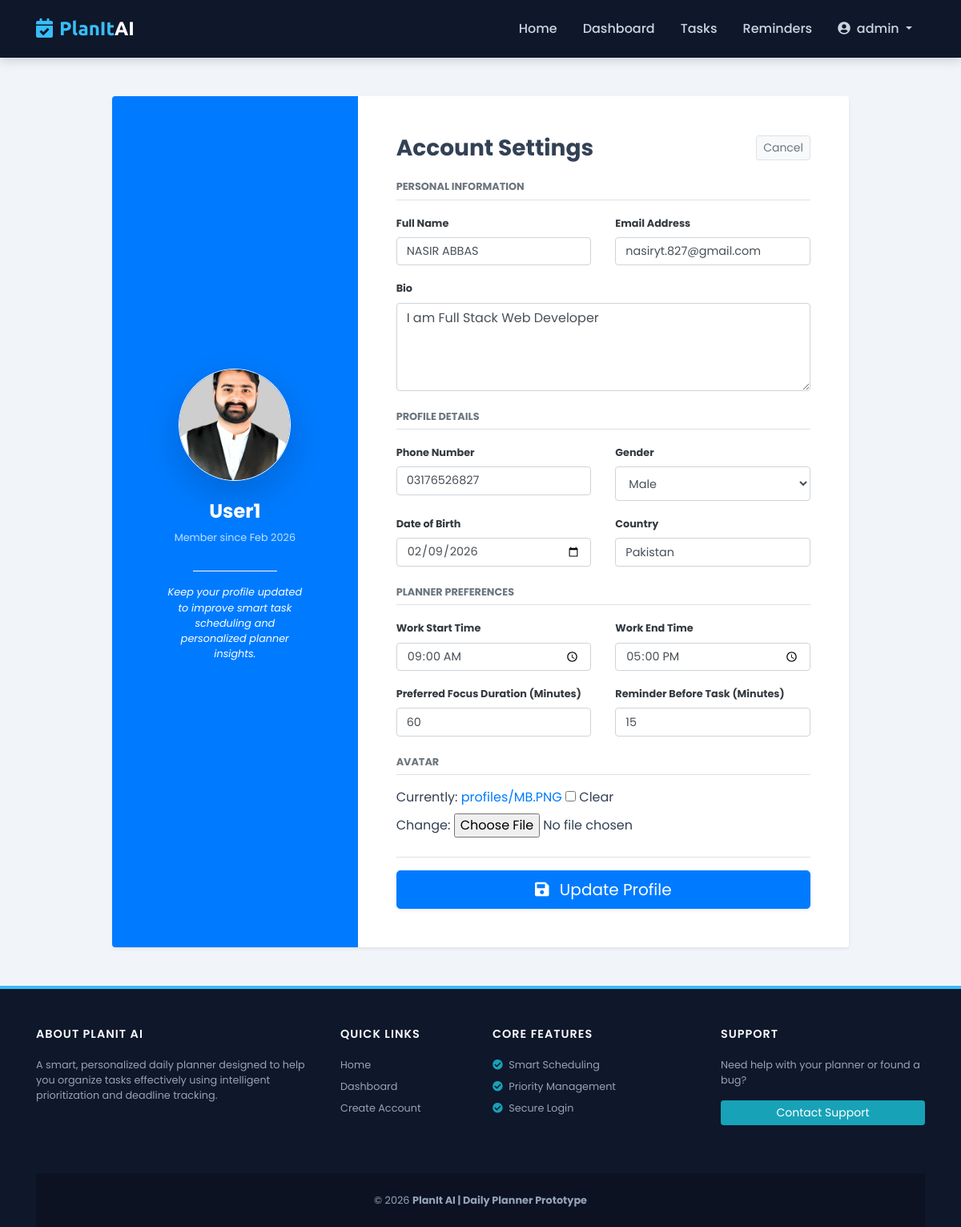
Page /edit-profile/ (signed in) on the committed database.
### myapp/models.py (models this page shows, shortened)
class CustomerUser(models.Model):
    STATUS_CHOICES = (
        ('active', 'Active'),
        ('inactive', 'Inactive'),
        ('banned', 'Banned'),
    )
    user_id = models.AutoField(primary_key=True)
    username = models.CharField(max_length=150, unique=True)
    email = models.EmailField(unique=True)
    password = models.CharField(max_length=255)
    full_name = models.CharField(max_length=150, blank=True, null=True)
    profile_image = models.ImageField(upload_to='profiles/', blank=True, null=True)
    bio = models.TextField(blank=True, null=True)
    phone = models.CharField(max_length=20, blank=True, null=True)
    gender = models.CharField(
        max_length=10,
        choices=[('Male', 'Male'), ('Female', 'Female'), ('Other', 'Other')],
        blank=True,
        null=True
    )
    dob = models.DateField(blank=True, null=True)
    country = models.CharField(max_length=100, blank=True, null=True)
    work_start_time = models.TimeField(default="09:00")
    work_end_time = models.TimeField(default="17:00")
    preferred_focus_duration = models.IntegerField(default=60)
    preferred_reminder_minutes_before = models.IntegerField(default=15)
    status = models.CharField(max_length=10, choices=STATUS_CHOICES, default='active')
    last_login = models.DateTimeField(auto_now=True)
    created_at = models.DateTimeField(auto_now_add=True)
    updated_at = models.DateTimeField(auto_now=True)

### myapp/views.py (the view)
# urls.py: path('edit-profile/', views.edit_profile, name='edit_profile'),
def edit_profile(request):
    user = get_logged_in_user(request)
    if not user:
        messages.error(request, "You need to log in first.")
        return redirect('login')
    if request.method == 'POST':
        form = EditProfileForm(request.POST, request.FILES, instance=user)
        if form.is_valid():
            form.save()
            ActivityLog.objects.create(
                user=user,
                action='profile_update',
                description='User updated profile settings'
            )
            messages.success(request, "Profile updated successfully.")
            return redirect('dashboard')
    else:
        form = EditProfileForm(instance=user)
    return render(request, 'edit_profile.html', {
        'form': form,
        'user': user,
    })

### myapp/views.py (called while the page is built)
def get_logged_in_user(request):
    user_id = request.session.get('user_id')
    if not user_id:
        return None
    return CustomerUser.objects.filter(user_id=user_id).first()

### templates/edit_profile.html (shortened to what this page needs)
{% extends "base.html" %}
{% load static %}
{% block content %}
<div class="container my-5">
    <div class="row justify-content-center">
        <div class="col-lg-10">
            <div class="card border-0 shadow-sm overflow-hidden">
                <div class="row no-gutters">
                    <div class="col-md-4 bg-primary text-white p-5 d-flex flex-column justify-content-center text-center">
                        <div class="mb-4">
                            {% if user.profile_image %}
                                <img src="{{ user.profile_image.url }}"
                                     alt="Profile"
                                     class="rounded-circle shadow-lg border border-white"
                                     style="width: 140px; height: 140px; object-fit: cover;">
                            {% else %}
                                <div class="bg-white rounded-circle d-inline-flex align-items-center justify-content-center shadow-lg"
                                     style="width: 140px; height: 140px;">
                                    <i class="fas fa-user fa-4x text-primary"></i>
                                </div>
                            {% endif %}
                        </div>
                        <h4 class="font-weight-bold">{{ user.username }}</h4>
                        <p class="small opacity-75">
                            Member since {{ user.created_at|date:"M Y" }}
                        </p>
                        <hr class="border-white opacity-25 w-50 mx-auto">
                        <p class="small px-3 italic">
                            Keep your profile updated to improve smart task scheduling and personalized planner insights.
                        </p>
                    </div>
                    <div class="col-md-8 bg-white p-5">
                        <div class="d-flex justify-content-between align-items-center mb-4">
                            <h3 class="font-weight-bold mb-0">Account Settings</h3>
                            <a href="{% url 'dashboard' %}" class="btn btn-sm btn-light border text-muted">
                                Cancel
                            </a>
                        </div>
                        <form method="post" enctype="multipart/form-data">
                            <h6 class="text-uppercase text-muted small font-weight-bold mb-3 border-bottom pb-2">
                                Personal Information
                            </h6>
                            <div class="row">
                                <div class="col-md-6 form-group mb-3">
                                    <label class="small font-weight-bold text-dark">Full Name</label>
                                    {{ form.full_name }}
                                </div>
                                <div class="col-md-6 form-group mb-3">
                                    <label class="small font-weight-bold text-dark">Email Address</label>
                                    {{ form.email }}
                                </div>
                            </div>
                            <div class="form-group mb-4">
                                <label class="small font-weight-bold text-dark">Bio</label>
                                {{ form.bio }}
                            </div>
                            <h6 class="text-uppercase text-muted small font-weight-bold mb-3 border-bottom pb-2">
                                Profile Details
                            </h6>
                            <div class="row">
                                <div class="col-md-6 form-group mb-3">
                                    <label class="small font-weight-bold text-dark">Phone Number</label>
                                    {{ form.phone }}
                                </div>
                                <div class="col-md-6 form-group mb-3">
                                    <label class="small font-weight-bold text-dark">Gender</label>
                                    {{ form.gender }}
                                </div>
                                <div class="col-md-6 form-group mb-3">
                                    <label class="small font-weight-bold text-dark">Date of Birth</label>
                                    {{ form.dob }}
                                </div>
                                <div class="col-md-6 form-group mb-4">
                                    <label class="small font-weight-bold text-dark">Country</label>
                                    {{ form.country }}
                                </div>
                            </div>
                            <h6 class="text-uppercase text-muted small font-weight-bold mb-3 border-bottom pb-2">
                                Planner Preferences
                            </h6>
                            <div class="row">
                                <div class="col-md-6 form-group mb-3">
                                    <label class="small font-weight-bold text-dark">Work Start Time</label>
                                    {{ form.work_start_time }}
                                </div>
                                <div class="col-md-6 form-group mb-3">
                                    <label class="small font-weight-bold text-dark">Work End Time</label>
                                    {{ form.work_end_time }}
                                </div>
                                <div class="col-md-6 form-group mb-3">
                                    <label class="small font-weight-bold text-dark">
                                        Preferred Focus Duration (Minutes)
                                    </label>
                                    {{ form.preferred_focus_duration }}
                                </div>
                                <div class="col-md-6 form-group mb-4">
                                    <label class="small font-weight-bold text-dark">
                                        Reminder Before Task (Minutes)
                                    </label>
                                    {{ form.preferred_reminder_minutes_before }}
                                </div>
                            </div>
                            <h6 class="text-uppercase text-muted small font-weight-bold mb-3 border-bottom pb-2">
                                Avatar
                            </h6>
                            <div class="form-group mb-4">
                                {{ form.profile_image }}
                            </div>
                            <div class="mt-4 pt-3 border-top">
                                <button type="submit"
                                        class="btn btn-primary btn-lg btn-block shadow-sm">
                                    <i class="fas fa-save mr-2"></i>
                                    Update Profile
                                </button>
                            </div>
                        </form>
                    </div>
                </div>
            </div>
        </div>
    </div>
</div>
{% endblock %}

### templates/base.html (style rules this page uses)
:root { --primary-color: #0f172a; --accent-color: #38bdf8; --high-priority: #ef4444; --low-priority: #22c55e; --light-bg: #f1f5f9; }
body { font-family: 'Poppins', sans-serif; background-color: var(--light-bg); color: #334155; display: flex; flex-direction: column; min-height: 100vh; }

### templates/edit_profile.html (style rules this page uses)
input[type="text"], input[type="email"], input[type="tel"], input[type="date"], input[type="time"], input[type="number"], select, textarea { display: block; width: 100%; padding: 0.6rem 0.75rem; font-size: 0.9rem; line-height: 1.5; color: #495057; background-color: #fff; border: 1px solid #ced4da; border-radius: 0.25rem; transition: border-color .15s ease-in-out, box-shadow .15s ease-in-out; }
.opacity-75 { opacity: 0.75; }
.italic { font-style: italic; }

### rows in the picture
CustomerUser: profile_image (picture), username "User1", created_at "Feb 2026", full_name "NASIR ABBAS", email "nasiryt.827@gmail.com", bio "I am Full Stack Web Developer", phone "03176526827", gender "Male", dob "02/09/2026", country "Pakistan", work_start_time "09:00:00", work_end_time "17:00:00", preferred_focus_duration "60", preferred_reminder_minutes_before "15"

### other values in the picture
{{ request.session.username }} "admin"
